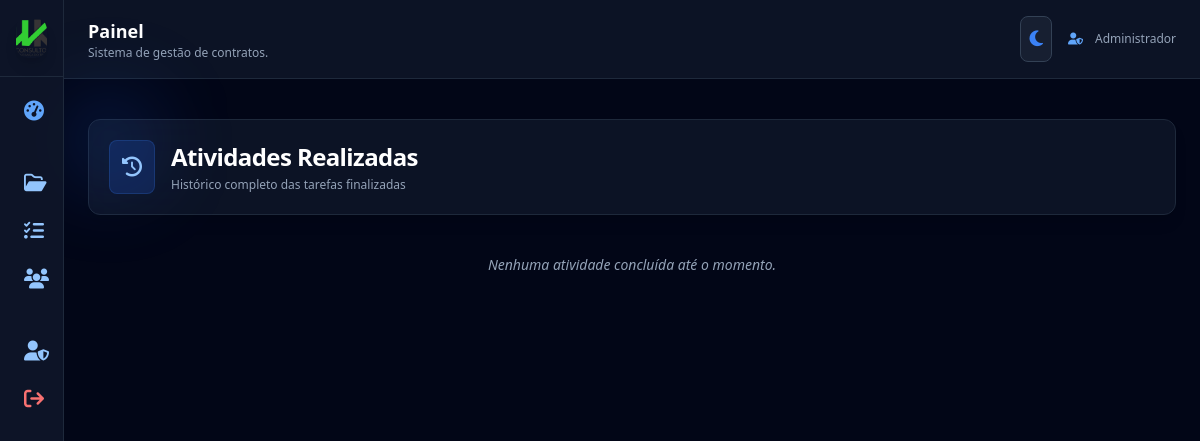
The page /atividades (signed in) on the database as committed earlier.
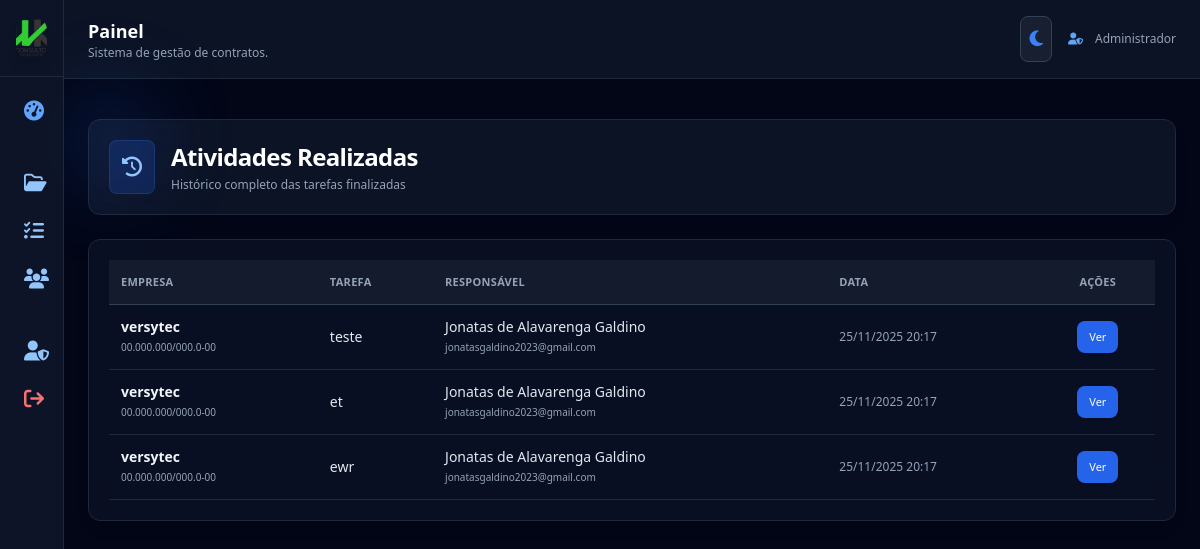
The same page on the database as committed later.
### app.py (models this page shows, shortened)
class Company(db.Model):
    id = db.Column(db.Integer, primary_key=True)
    name = db.Column(db.String(120))
    cnpj = db.Column(db.String(20))
    created_at = db.Column(db.DateTime, default=datetime.utcnow)
    active = db.Column(db.Boolean, default=True)

class Task(db.Model):
    id = db.Column(db.Integer, primary_key=True)
    contract_id = db.Column(db.Integer, db.ForeignKey("contract.id"))
    title = db.Column(db.String(120))
    description = db.Column(db.Text)
    due_date = db.Column(db.String(20))
    priority = db.Column(db.String(20), default="Normal")
    status = db.Column(db.String(20), default="pendente")
    contract = db.relationship("Contract")

class TaskLog(db.Model):
    id = db.Column(db.Integer, primary_key=True)
    task_id = db.Column(db.Integer, db.ForeignKey("task.id"))
    user_id = db.Column(db.Integer, db.ForeignKey("user.id"))
    note = db.Column(db.Text)
    file_path = db.Column(db.String(255))
    created_at = db.Column(db.DateTime, default=datetime.utcnow)
    task = db.relationship("Task", backref="logs")
    user = db.relationship("User")

class User(UserMixin, db.Model):
    id = db.Column(db.Integer, primary_key=True)
    name = db.Column(db.String(120))
    email = db.Column(db.String(120), unique=True)
    password = db.Column(db.String(255))
    role = db.Column(db.String(20))

### app.py (the view)
@app.route("/atividades")
@login_required
def atividades():
    if current_user.role == "admin":
        logs = TaskLog.query.order_by(TaskLog.created_at.desc()).all()
    else:
        logs = TaskLog.query.filter_by(user_id=current_user.id).order_by(TaskLog.created_at.desc()).all()
    return render_template("atividades.html", logs=logs)

### app.py (called while the page is built, shortened)
@login_manager.user_loader
def load_user(user_id):
    return User.query.get(int(user_id))

@app.before_request
def criar_admin_automatico():
    admin = User.query.filter_by(email="admin@admin.com").first()

### templates/atividades.html (shortened to what this page needs)
{% extends "base.html" %}
{% block content %}
<section class="mb-6 relative">
  <div class="rounded-xl p-5
              bg-white/80 dark:bg-slate-900/80
              backdrop-blur-xl
              border border-slate-300 dark:border-slate-800
              shadow-lg flex items-center justify-between relative">
    <div class="absolute -top-7 -left-7 w-24 h-24
                bg-blue-500/10 dark:bg-blue-600/20
                blur-2xl rounded-full"></div>
    <div class="relative flex items-center gap-4">
      <div class="p-3 bg-blue-500/10 dark:bg-blue-600/20
                  rounded-lg border border-blue-300/30 dark:border-blue-500/20">
        <i class="fa-solid fa-clock-rotate-left text-blue-600 dark:text-blue-300 text-xl"></i>
      </div>
      <div>
        <h1 class="text-2xl font-bold text-slate-800 dark:text-white tracking-tight">
          Atividades Realizadas
        </h1>
        <p class="text-xs text-slate-600 dark:text-slate-400 mt-1">
          Histórico completo das tarefas finalizadas
        </p>
      </div>
    </div>
  </div>
</section>
{% if logs %}
<div class="bg-white/80 dark:bg-slate-900/60
            backdrop-blur-xl p-5 rounded-xl shadow-lg
            border border-slate-300 dark:border-slate-800">
  <table class="w-full rounded-lg text-sm">
    <thead class="bg-slate-200 dark:bg-slate-800/50
                  text-slate-600 dark:text-slate-400
                  text-[11px] uppercase tracking-wide
                  border-b border-slate-300 dark:border-slate-700">
      <tr>
        <th class="p-3 text-left">Empresa</th>
        <th class="p-3 text-left">Tarefa</th>
        <th class="p-3 text-left">Responsável</th>
        <th class="p-3 text-left">Data</th>
        <th class="p-3 text-center">Ações</th>
      </tr>
    </thead>
    <tbody>
      {% for log in logs %}
      {% set tarefa = log.task %}
      {% set contrato = tarefa.contract if tarefa else None %}
      {% set empresa = contrato.company if contrato else None %}
      <tr class="border-b border-slate-200 dark:border-slate-800
                 hover:bg-slate-100 dark:hover:bg-slate-800/40
                 transition">
        <td class="p-3">
          <div class="font-semibold text-slate-800 dark:text-slate-100">{{ empresa.name }}</div>
          <div class="text-[10px] text-slate-500 dark:text-slate-400">{{ empresa.cnpj }}</div>
        </td>
        <td class="p-3">
          <span class="font-medium text-slate-700 dark:text-slate-200">{{ tarefa.title }}</span>
        </td>
        <td class="p-3">
          <div class="text-slate-700 dark:text-slate-200">{{ log.user.name }}</div>
          <div class="text-[10px] text-slate-500 dark:text-slate-400">{{ log.user.email }}</div>
        </td>
        <td class="p-3 text-[12px] text-slate-500 dark:text-slate-400">
          {{ log.created_at.strftime('%d/%m/%Y %H:%M') }}
        </td>
        <td class="p-3 text-center">
          <button onclick="abrirModal({{ log.id }})"
            class="px-3 py-1.5
                   bg-blue-600 hover:bg-blue-700
                   text-white text-[11px] rounded-lg shadow">
            Ver
          </button>
        </td>
      </tr>
      {% endfor %}
    </tbody>
  </table>
</div>
{% else %}
  <p class="text-center text-slate-500 dark:text-slate-400 mt-10 text-sm italic">
    Nenhuma atividade concluída até o momento.
  </p>
{% endif %}
{% endblock %}

Rows that differ between the two databases and show on the page:
added TaskLog: user.name "Jonatas de Alavarenga Galdino", user.email "jonatasgaldino2023@gmail.com", created_at "25/11/2025 20:17"
now on this page (row edited): Company: name "versytec", cnpj "00.000.000/000.0-00"
added Task: title "teste"
added TaskLog: user.name "Jonatas de Alavarenga Galdino", user.email "jonatasgaldino2023@gmail.com", created_at "25/11/2025 20:17"
added Task: title "et"
added TaskLog: user.name "Jonatas de Alavarenga Galdino", user.email "jonatasgaldino2023@gmail.com", created_at "25/11/2025 20:17"
added Task: title "ewr"
Other text that changed with them:
text no longer shown: "Nenhuma atividade concluída até o momento."
text now shown: "EMPRESA TAREFA RESPONSÁVEL DATA AÇÕES"
